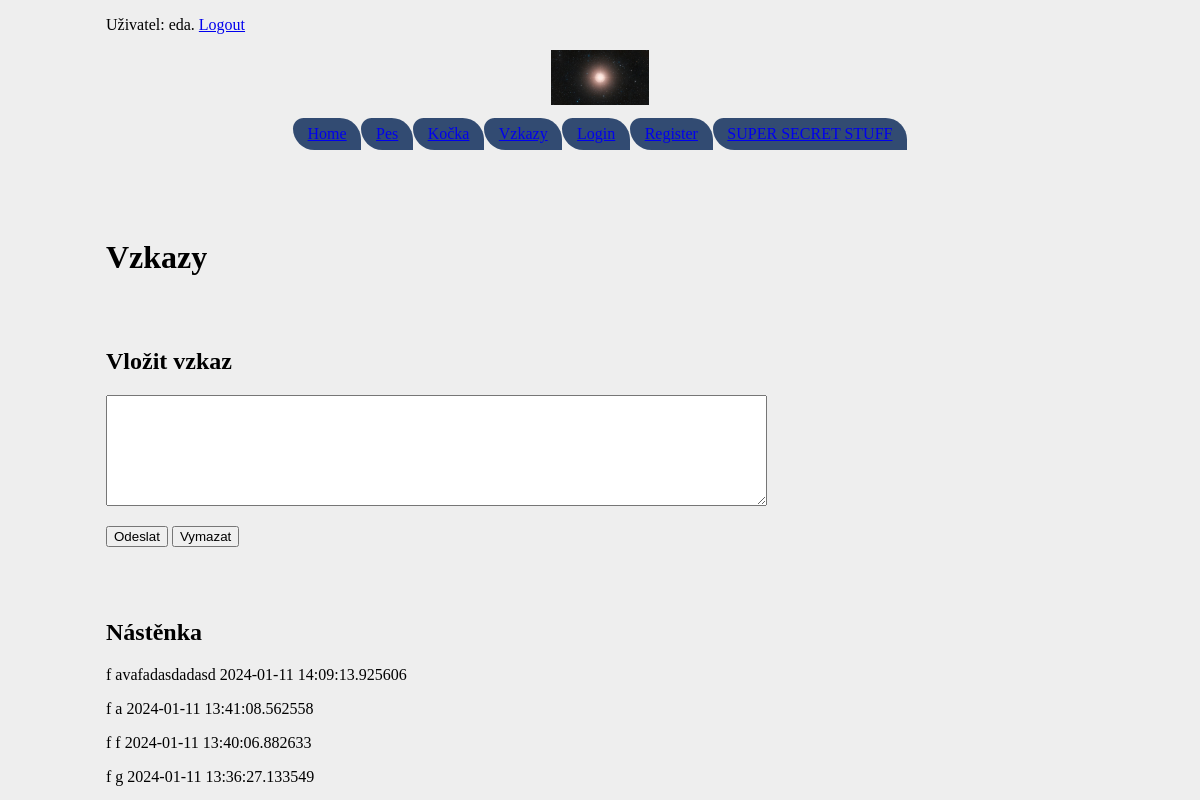
Screenshot of /vzkazy/ (signed in) with the database file from the repository.
### tables this page shows
CREATE TABLE "message" (
	"id"	INTEGER,
	"user_id"	INTEGER NOT NULL,
	"body"	TEXT NOT NULL,
	"datetime"	TEXT,
	PRIMARY KEY("id" AUTOINCREMENT)
);

CREATE TABLE "user" (
	"id"	INTEGER,
	"login"	TEXT NOT NULL UNIQUE,
	"password"	TEXT NOT NULL,
	"email"	TEXT,
	PRIMARY KEY("id" AUTOINCREMENT)
);

### webface.py (the view)
@app.route("/vzkazy/", methods=["GET"])
def vzkazy():
    if "user" not in session:
        flash("pro vstup se musíš přihlásit")
        return redirect(url_for("login", url=request.path))
    with SQLite('data.sqlite') as cur:
        response = cur.execute('SELECT login, body, datetime FROM user JOIN message ON user.id = message.user_id ORDER BY datetime DESC').fetchall()
    return render_template("vzkazy.html", response=response)

### sqlitewrap.py (called while the page is built)
    def __enter__(self):
        self.conn = sqlite3.connect(self.file)
        self.conn.row_factory = sqlite3.Row
        return self.conn.cursor()

    def __exit__(self, type, value, traceback):
        self.conn.commit()
        self.conn.close()

### templates/vzkazy.html (shortened to what this page needs)
{% extends 'base.html' %}
{% block obsah %}
<h1>Vzkazy</h1>
<form method="post">
    <h2>Vložit vzkaz</h2>
    <textarea name='vzkaz' rows='7' cols='80'></textarea>
    <p>
        <button type='submit'>Odeslat</button>
        <button type='reset'>Vymazat</button>
    </p>
</form>
<h2>Nástěnka</h2>
{%for login, body, datetime in response%}
 <p>{{login}} {{body}} {{datetime}}</p>
{%endfor%}
{% endblock obsah %}

### templates/base.html (shortened to what this page needs)
<!doctype html>
<html lang="cs">
<head>
  <link rel="stylesheet" href="{{ url_for('static', filename='styles.css') }}">
</head>
<body>
<p>
{% if 'user' in session %}
Uživatel: {{ session['user'] }}.
<a href="{{ url_for('logout') }}">Logout</a>
{% else %}
Nikdo není přihlášen.
{% endif %}
</p>
<p><a href="{{ url_for('root')}}"><img class="logo" src="{{ url_for('static', filename='logo.jpeg') }}"></a></p>
<nav>
  <p class="link"><a href="{{ url_for('root') }}">Home</a><a href="{{ url_for('abc') }}">Pes</a><a href="{{ url_for('spenat') }}">Kočka</a><a href="{{ url_for('vzkazy') }}">Vzkazy</a><a href="{{ url_for('login') }}">Login</a><a href="{{ url_for('register') }}">Register</a><a href="{{ url_for('secret') }}">SUPER SECRET STUFF</a></p>
</nav>
{% block obsah %}{% endblock obsah %}
</body>
</html>

### static/styles.css (style rules this page uses)
body { background-color: #eeeeee; padding-left: 1em; padding-right: 1em; margin-left: 90px; margin-right: 90px; }
h1, h2, h3 { clear: both; margin-top: 3em; }
.link a { background-color: #324b72; border-radius: 25px 50px 0px; padding: 1ex 2ex; }
.logo { height: 10%; width: 10%; margin-left: 45%; }
.link { text-align: center; }

### rows the page displays
message: login "f", body "avafadasdadasd", datetime "2024-01-11 14:09:13.925606"
message: login "f", body "a", datetime "2024-01-11 13:41:08.562558"
message: login "f", body "f", datetime "2024-01-11 13:40:06.882633"
message: login "f", body "g", datetime "2024-01-11 13:36:27.133549"

### other values shown
{{ session['user'] }} "eda"
